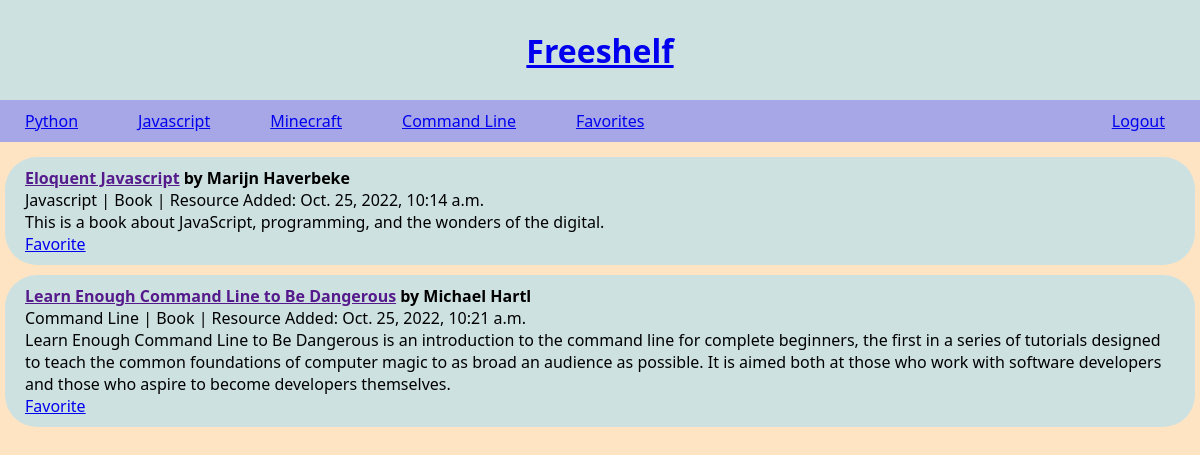
Before: /favorite (signed in) with the older database file.
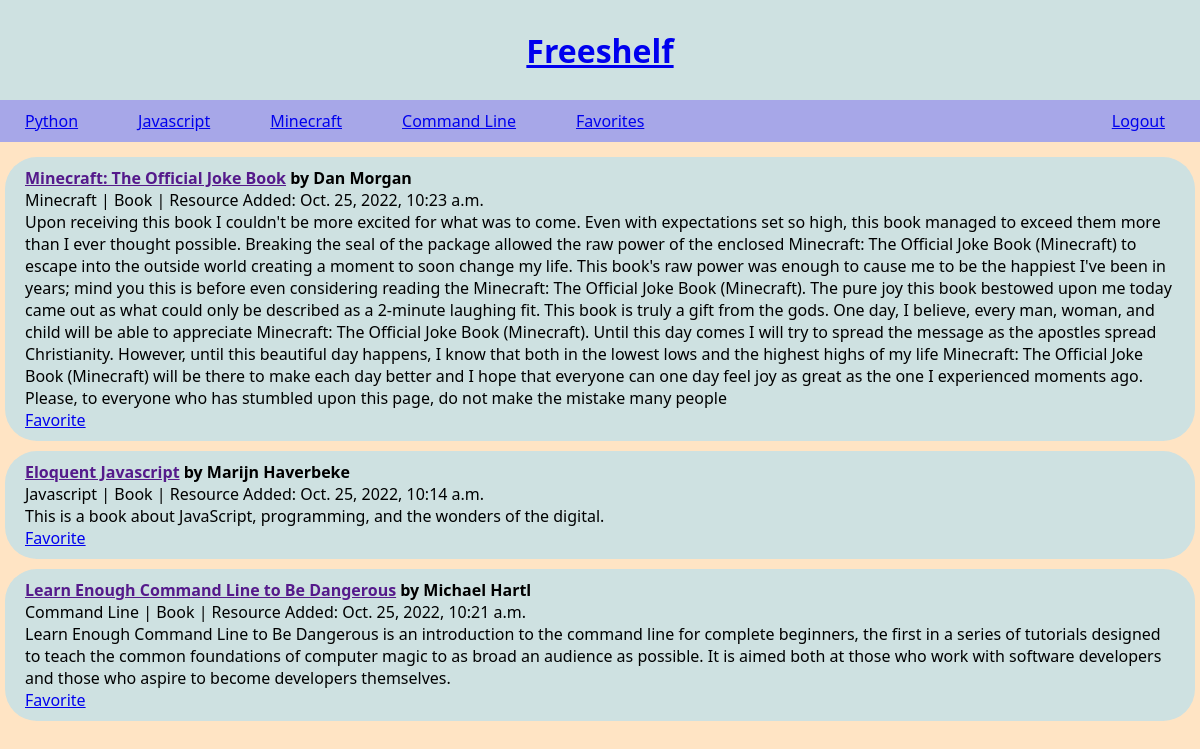
After: the same page with the newer database file.
### freeshelf/models.py (models this page shows, shortened)
class Topic(models.Model):
    title = models.CharField(max_length=100)
    slug = models.SlugField(null=True)
    def __str__(self):
        return f"{self.title}"

class Favorite(models.Model):
    resource = models.ForeignKey('Resource', on_delete=models.CASCADE, related_name='favorites')
    user = models.ForeignKey('User', on_delete=models.CASCADE, blank=True, null=True, related_name='favorites')
    created_at = models.DateTimeField(auto_now_add=True)

class Resource(models.Model):
    title = models.CharField(max_length=200)
    author = models.CharField(max_length=200, default='Anonymous')
    topic = models.ForeignKey('Topic', on_delete=models.CASCADE, blank=True, null=True, related_name='resources')
    mediatype = models.ForeignKey('Mediatype', on_delete=models.CASCADE, blank=True, null=True)
    user = models.ForeignKey('User', on_delete=models.CASCADE, blank=True, null=True)
    description = models.TextField(max_length=1300)
    url = models.CharField(max_length=200)
    created_at = models.DateTimeField(auto_now_add=True)
    updated_at = models.DateTimeField(auto_now=True)

class Mediatype(models.Model):
    mediatype = models.CharField(max_length=50)
    def __str__(self):
        return f"{self.mediatype}"

### freeshelf/views.py (the view)
# urls.py: path('favorite', views.favorite_page, name='favorite_page'),
def favorite_page(request):
    favorited = Favorite.objects.filter(user = request.user).order_by('-created_at')
    topics = Topic.objects.all()
    return render(request, 'freeshelf/favorite_detail.html', {'favorited':favorited,'topics':topics})

### templates/freeshelf/favorite_detail.html
{% extends 'base.html' %}
{% block content %}
<header>
    <div class="linkcont">
        {% for topic in topics %}
            <p class="links"><a href="{% url 'topic_detail' slug=topic.slug %}">{{ topic }}</a></p>
        {% endfor %}
        <p class="links"><a href="{% url 'favorite_page' %}">Favorites</a></p>
    </div>
    <p class="links"><a href="{% url 'logout' %}">Logout</a></p>
</header>
<div class="container">
    {% for favorite in favorited %}
    <div class="resource">
        <h4><a href="{{ resource.url }}">{{ favorite.resource.title }}</a> by  {{ favorite.resource.author}}</h4>
        <p>{{ favorite.resource.topic }} | {{ favorite.resource.mediatype }} | Resource Added: {{ favorite.resource.created_at }}</p>
        <p>{{ favorite.resource.description }}</p>
        <div>
            <a href="{% url 'favorite' res_pk=favorite.resource.pk %}">Favorite</a>
        </div>
    </div>
    {% endfor %}
</div>
{% endblock %}

Changed rows visible on the page:
added Favorite: resource "Minecraft: The Official Joke Book", resource.author "Dan Morgan", resource.topic "Minecraft", resource.mediatype "Book", resource.created_at "Oct. 25, 2022, 10:23 a.m.", resource.description "Upon receiving this book I couldn't be more excited for what was to come. Even with expectations set so high, this book managed to exceed them more than I ever thought possible. Breaking the seal of the package allowed the raw power of the enclosed Minecraft: The Official Joke Book (Minecraft) to escape into the outside world creating a moment to soon change my life. This book's raw power was enough to cause me to be the happiest I've been in years; mind you this is before even considering reading the Minecraft: The Official Joke Book (Minecraft). The pure joy this book bestowed upon me today came out as what could only be described as a 2-minute laughing fit. This book is truly a gift from…"
